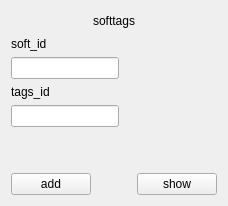
      <widget class="QWidget" name="page_10">
       <layout class="QVBoxLayout" name="verticalLayout_20">
        <item>
         <layout class="QHBoxLayout" name="horizontalLayout_27">
          <item>
           <spacer name="horizontalSpacer_34">
            <property name="orientation">
             <enum>Qt::Horizontal</enum>
            </property>
            <property name="sizeHint" stdset="0">
             <size>
              <width>40</width>
              <height>20</height>
             </size>
            </property>
           </spacer>
          </item>
          <item>
           <widget class="QLabel" name="label_18">
            <property name="text">
             <string>softtags</string>
            </property>
           </widget>
          </item>
          <item>
           <spacer name="horizontalSpacer_35">
            <property name="orientation">
             <enum>Qt::Horizontal</enum>
            </property>
            <property name="sizeHint" stdset="0">
             <size>
              <width>40</width>
              <height>20</height>
             </size>
            </property>
           </spacer>
          </item>
         </layout>
        </item>
        <item>
         <layout class="QHBoxLayout" name="horizontalLayout_26">
          <item>
           <layout class="QVBoxLayout" name="verticalLayout_19">
            <item>
             <widget class="QLabel" name="label_17">
              <property name="text">
               <string>soft_id</string>
              </property>
             </widget>
            </item>
            <item>
             <widget class="QLineEdit" name="lineEdit_9"/>
            </item>
            <item>
             <widget class="QLabel" name="label_35">
              <property name="text">
               <string>tags_id</string>
              </property>
             </widget>
            </item>
            <item>
             <widget class="QLineEdit" name="lineEdit_24"/>
            </item>
            <item>
             <spacer name="verticalSpacer_10">
              <property name="orientation">
               <enum>Qt::Vertical</enum>
              </property>
              <property name="sizeHint" stdset="0">
               <size>
                <width>20</width>
                <height>40</height>
               </size>
              </property>
             </spacer>
            </item>
           </layout>
          </item>
          <item>
           <spacer name="horizontalSpacer_33">
            <property name="orientation">
             <enum>Qt::Horizontal</enum>
            </property>
            <property name="sizeHint" stdset="0">
             <size>
              <width>40</width>
              <height>20</height>
             </size>
            </property>
           </spacer>
          </item>
         </layout>
        </item>
        <item>
         <layout class="QHBoxLayout" name="horizontalLayout_28">
          <item>
           <widget class="QPushButton" name="pushButton_21">
            <property name="text">
             <string>add</string>
            </property>
           </widget>
          </item>
          <item>
           <spacer name="horizontalSpacer_36">
            <property name="orientation">
             <enum>Qt::Horizontal</enum>
            </property>
            <property name="sizeHint" stdset="0">
             <size>
              <width>40</width>
              <height>20</height>
             </size>
            </property>
           </spacer>
          </item>
          <item>
           <widget class="QPushButton" name="pushButton_22">
            <property name="text">
             <string>show</string>
            </property>
           </widget>
          </item>
         </layout>
        </item>
       </layout>
      </widget>
